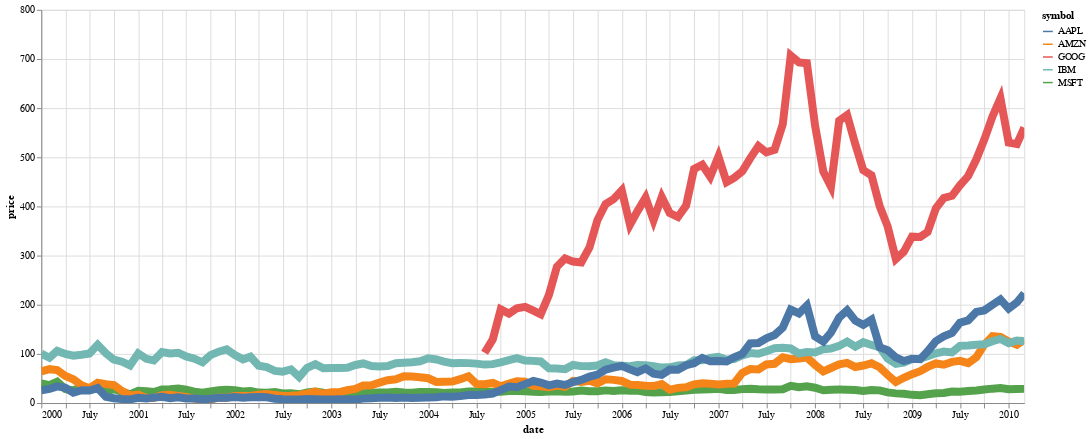

Here is the notebook cell this chart was saved with:
### Code cell
lineChart(data, "date:T", "price:Q", "symbol")

### Figure 1 — Vega-Lite specification as saved in the notebook (floating-point values rounded to 4 significant figures; data arrays with more than 128 entries replaced by an {"elided": "..."} marker saying what was removed)
{"$schema": "https://vega.github.io/schema/vega-lite/v2.4.3.json", "config": {"view": {"height": 300, "width": 400}}, "data": {"values": {"elided": "560 records"}}, "encoding": {"color": {"field": "symbol", "type": "nominal"}, "tooltip": [{"field": "Unnamed: 0", "type": "quantitative"}, {"field": "symbol", "type": "nominal"}, {"field": "date", "type": "nominal"}, {"field": "price", "type": "quantitative"}], "x": {"field": "date", "type": "temporal"}, "y": {"field": "price", "type": "quantitative"}}, "height": 400, "mark": {"size": 8.13, "type": "line"}, "selection": {"selector053": {"bind": "scales", "encodings": ["x"], "mark": {"fill": "#333", "fillOpacity": 0.125, "stroke": "white"}, "on": "[mousedown, window:mouseup] > window:mousemove!", "resolve": "global", "translate": "[mousedown, window:mouseup] > window:mousemove!", "type": "interval", "zoom": "wheel!"}}, "width": 1000}
